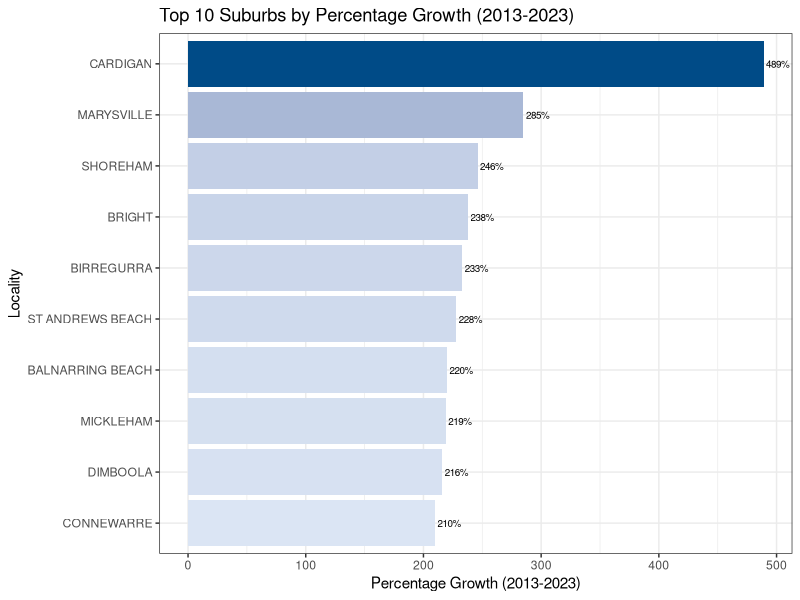
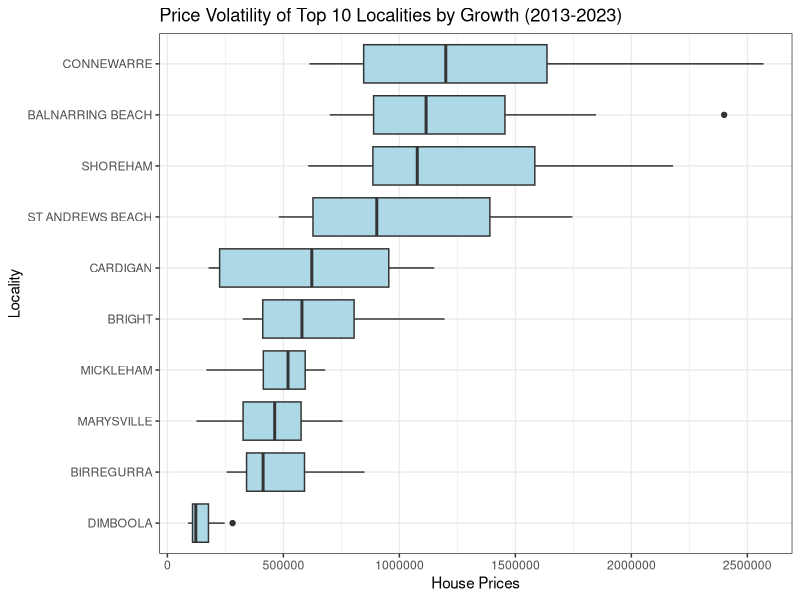

The R script that drew these images, in order:
## ---- chunk 1
knitr::opts_chunk$set(
  collapse = TRUE,
  comment = "#>"
)
## ---- chunk 2
library(tidyverse)
library(readr)
library(knitr)
library(readxl)
## ---- chunk 3
property_data <- read_excel("data-raw/Houses-by-suburb-2013-2023.xlsx")
## ---- chunk 4
#| label: tbl-data-dictionary

library(knitr)
library(kableExtra)

data_desc <- data.frame(
  Variable_Name = c("Locality", "2013-2023", "Prelim", "22-23", "13-23", "PA"),
  Description = c("The name of the suburb or locality in Melbourne.",
                  "Median house prices from 2013 to 2023, measured in AUD.",
                  "Preliminary house price estimates for 2023.",
                  "Percentage change in median house price (2022 to 2023).",
                  "Percentage growth in house prices (2013 to 2023).",
                  "Compound annual growth rate (CAGR) or price appreciation (PA) percentage.")
)

# Print the data dictionary table
kable(data_desc, caption = "Variables in the dataset") %>%
  kable_styling() 
## ---- chunk 5

property_data$`2013` <- as.numeric(property_data$`2013`)
property_data$`2014` <- as.numeric(property_data$`2014`)
property_data$`2015` <- as.numeric(property_data$`2015`)
property_data$`2016` <- as.numeric(property_data$`2016`)
property_data$`2017` <- as.numeric(property_data$`2017`)
property_data$`2018` <- as.numeric(property_data$`2018`)
property_data$`2019` <- as.numeric(property_data$`2019`)
property_data$`Prelim` <- as.numeric(property_data$`Prelim`)
property_data$`13-23` <- as.numeric(property_data$`13-23`)
property_data$`PA` <- as.numeric(property_data$`PA`)

## ---- chunk 6
property_growth <- property_data %>%
  select(Locality, `13-23`) %>%
  drop_na(`13-23`) 
## ---- chunk 7
property_growth <- property_growth %>%
  arrange(desc(`13-23`)) %>%
  slice_head(n = 10) 
## ---- chunk 8
#| label: fig-top-10-suburbs
#| tbl-cap: "Top 10 Suburbs in Melbourne by Percentage Growth (2013-2023)."
#| fig-width: 7
#| fig-height: 3

# First process the property_growth data
property_growth <- property_data %>%
  select(Locality, `13-23`) %>%
  drop_na(`13-23`) %>%
  arrange(desc(`13-23`)) %>%
  slice_head(n = 10)

# Create the bar plot
growth_plot <- ggplot(property_growth,
                      aes(x = reorder(Locality, `13-23`),
                          y = `13-23`,
                          fill = `13-23`)) +
  geom_bar(stat = "identity") +
  geom_text(aes(label = paste0(round(`13-23`, 1), "%")),   # Add labels for percentage growth
            hjust = -0.1, size = 2.5) +       # Adjust text position and size
  coord_flip() + 
  labs(title = "Top 10 Suburbs by Percentage Growth (2013-2023)",  # Updated title
       x = "Locality",
       y = "Percentage Growth (2013-2023)") +  # Updated y-axis label
  theme_bw() +
  scale_fill_gradient(low = "#dbe5f4", high = "#004b87", guide = FALSE) 

# Print the plot
print(growth_plot)


## ---- chunk 9
#| label: fig-top-10-volatility
#| tbl-cap: "Price Volatility of top 10 suburbs by growth"
#| fig-width: 7
#| fig-height: 3

top_10_growth <- property_data %>%
  arrange(desc(`13-23`)) %>%
  slice(1:10) 

house_data_long_top_10 <- property_data %>%
  filter(Locality %in% top_10_growth$Locality) %>%
  pivot_longer(cols = `2013`:`2023`, names_to = "Year", values_to = "Price") %>%
  filter(!is.na(Price))  # Filter out missing prices

ggplot(house_data_long_top_10, aes(x = reorder(Locality, Price, FUN = median), y = Price, fill = Locality)) +
 geom_boxplot(fill = "lightblue") +
  coord_flip() +  
  labs(title = "Price Volatility of Top 10 Localities by Growth (2013-2023)",
       x = "Locality",
       y = "House Prices") +
  theme_bw()
## ---- chunk 10
#| label: tbl-conclude
 
# Select relevant columns and calculate additional metrics
summary_data <- property_data %>%
  select(Locality, `2013`, `2023`, `13-23`, `PA`) %>%
  mutate(
    `Median Price (2023)` = `2023`,
    `Percentage Growth (2013-2023)` = `13-23`,
    `CAGR (%)` = `PA`,
    `Volatility (IQR)` = apply(property_data[, c('2013', '2014', '2015', '2016', '2017', '2018', '2019', '2020', '2021', '2022', '2023')], 1, function(x) IQR(x, na.rm = TRUE))
  ) %>%
  select(Locality, `Median Price (2023)`, `Percentage Growth (2013-2023)`, `Volatility (IQR)`, `CAGR (%)`) %>%
  arrange(desc(`Percentage Growth (2013-2023)`))

# Display the table using kableExtra for better formatting
library(kableExtra)
summary_data %>%
  head(10) %>%  # Showing top 10 suburbs
  kable(caption = "Key Metrics Summary for Top 10 Suburbs") %>%
  kable_styling(full_width = FALSE, bootstrap_options = c("striped", "hover"))
